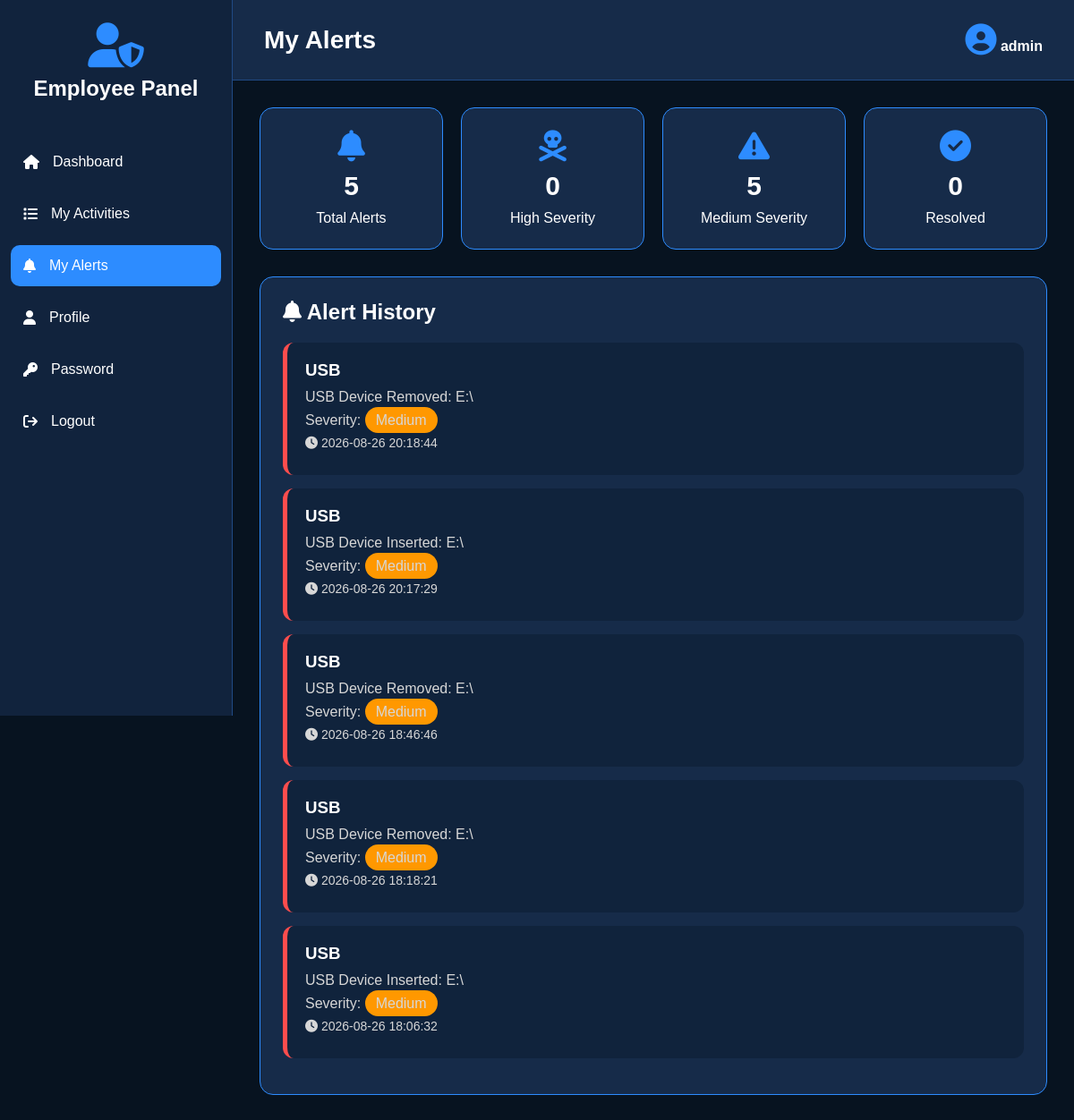
The page /employee_alerts (signed in) on the database as committed earlier.
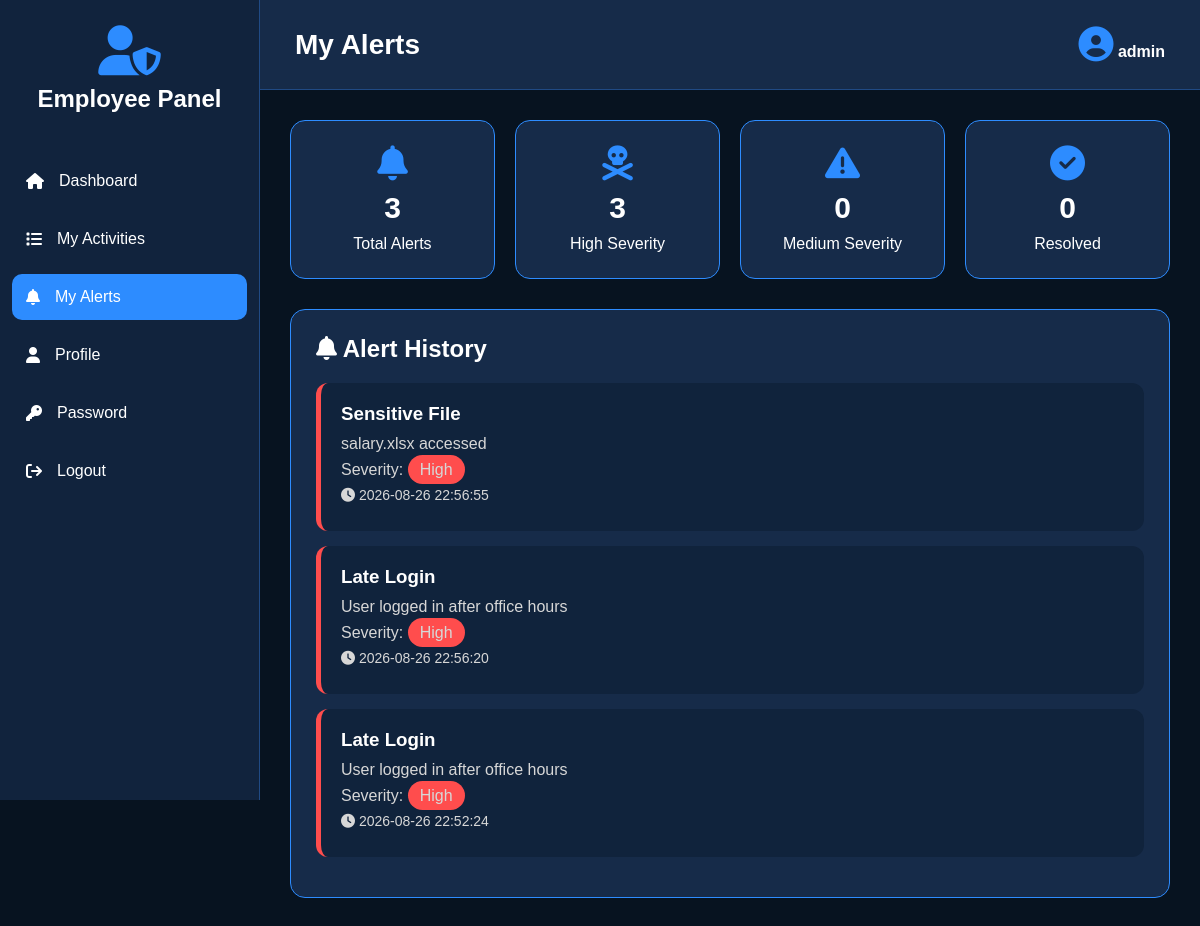
The same page on the database as committed later.
### tables this page shows
CREATE TABLE alerts (
        id INTEGER PRIMARY KEY AUTOINCREMENT,
        username TEXT,
        alert_type TEXT,
        description TEXT,
        severity TEXT,
        status TEXT DEFAULT 'Pending',
        date TEXT,
        time TEXT
    );

### app.py (the view)
@app.route("/employee_alerts")
def employee_alerts():
    if not login_required():
        return redirect("/")
    username = session["username"]
    conn = get_db()
    rows = conn.execute("""
        SELECT * FROM alerts
        WHERE username=? ORDER BY id DESC
    """, (username,)).fetchall()
    conn.close()
    return render_template(
        "employee_alerts.html",
        username=username,
        alerts=rows,
        total=len(rows),
        high=sum(x["severity"] == "High" for x in rows),
        medium=sum(x["severity"] == "Medium" for x in rows),
        resolved=sum(x["status"] == "Resolved" for x in rows)
    )

### app.py (called while the page is built)
def login_required():
    return "username" in session

### database.py (called while the page is built)
def get_db():
    conn = sqlite3.connect(DATABASE)
    conn.row_factory = sqlite3.Row
    return conn

### templates/employee_alerts.html (shortened to what this page needs)
<!DOCTYPE html>
<html lang="en">
<head>
<link rel="stylesheet"
href="https://cdnjs.cloudflare.com/ajax/libs/font-awesome/6.5.2/css/all.min.css">
</head>
<body>
<div class="sidebar">
<div class="logo">
<i class="fa-solid fa-user-shield"></i>
<h2>Employee Panel</h2>
</div>
<ul>
<li>
<a href="/employee_dashboard">
<i class="fa fa-home"></i>
<span>Dashboard</span>
</a>
</li>
<li>
<a href="/employee_activity">
<i class="fa fa-list"></i>
<span>My Activities</span>
</a>
</li>
<li>
<a href="/employee_alerts" class="active">
<i class="fa fa-bell"></i>
<span>My Alerts</span>
</a>
</li>
<li>
<a href="/employee_profile">
<i class="fa fa-user"></i>
<span>Profile</span>
</a>
</li>
<li>
<a href="/change_password">
<i class="fa fa-key"></i>
<span>Password</span>
</a>
</li>
<li>
<a href="/logout">
<i class="fa fa-sign-out"></i>
<span>Logout</span>
</a>
</li>
</ul>
</div>
<div class="main">
<div class="header">
<h1>
My Alerts
</h1>
<div class="profile">
<i class="fa fa-circle-user"></i>
<b>{{username}}</b>
</div>
</div>
<div class="content">
<div class="cards">
<div class="card">
<i class="fa fa-bell"></i>
<h2>{{total}}</h2>
<p>Total Alerts</p>
</div>
<div class="card">
<i class="fa fa-skull-crossbones"></i>
<h2>{{high}}</h2>
<p>High Severity</p>
</div>
<div class="card">
<i class="fa fa-triangle-exclamation"></i>
<h2>{{medium}}</h2>
<p>Medium Severity</p>
</div>
<div class="card">
<i class="fa fa-check-circle"></i>
<h2>{{resolved}}</h2>
<p>Resolved</p>
</div>
</div>
<div class="box">
<h2 style="margin-bottom:20px;">
<i class="fa fa-bell"></i>
Alert History
</h2>
{% if alerts %}
{% for alert in alerts %}
<div class="alert">
<h3>
{{alert.alert_type}}
</h3>
<p>
{{alert.description}}
</p>
<p>
Severity:
{% if alert.severity=="High" %}
<span class="high">
High
</span>
{% elif alert.severity=="Medium" %}
<span class="medium">
Medium
</span>
{% else %}
<span class="resolved">
Resolved
</span>
{% endif %}
</p>
<p class="date">
<i class="fa fa-clock"></i>
{{alert.date}} {{alert.time}}
</p>
</div>
{% endfor %}
{% endif %}
</div>
</div>
</div>
</body>
</html>

Rows that differ between the two databases and show on the page:
removed alerts: alert_type "USB", description "USB Device Removed: E:\\", severity "Medium", date "2026-08-26", time "20:18:44"
removed alerts: alert_type "USB", description "USB Device Inserted: E:\\", severity "Medium", date "2026-08-26", time "20:17:29"
no longer on this page (row edited): alerts: alert_type "USB", description "USB Device Removed: E:\\", severity "Medium", date "2026-08-26", time "18:18:21"
changed alerts: alert_type "USB" → "Sensitive File"; description "USB Device Removed: E:\\" → "salary.xlsx accessed"; time "18:46:46" → "22:56:55"; severity "Medium" → "High"
now on this page (row edited): alerts: alert_type "Late Login", description "User logged in after office hours", severity "High", date "2026-08-26", time "22:56:20"
changed alerts (number 3 of 3 on the later page): alert_type "USB" → "Late Login"; description "USB Device Inserted: E:\\" → "User logged in after office hours"; time "18:06:32" → "22:52:24"; severity "Medium" → "High"
Other text that changed with them:
{{ total }}: "5" → "3"
{{ high }}: "0" → "3"
{{ medium }}: "5" → "0"
